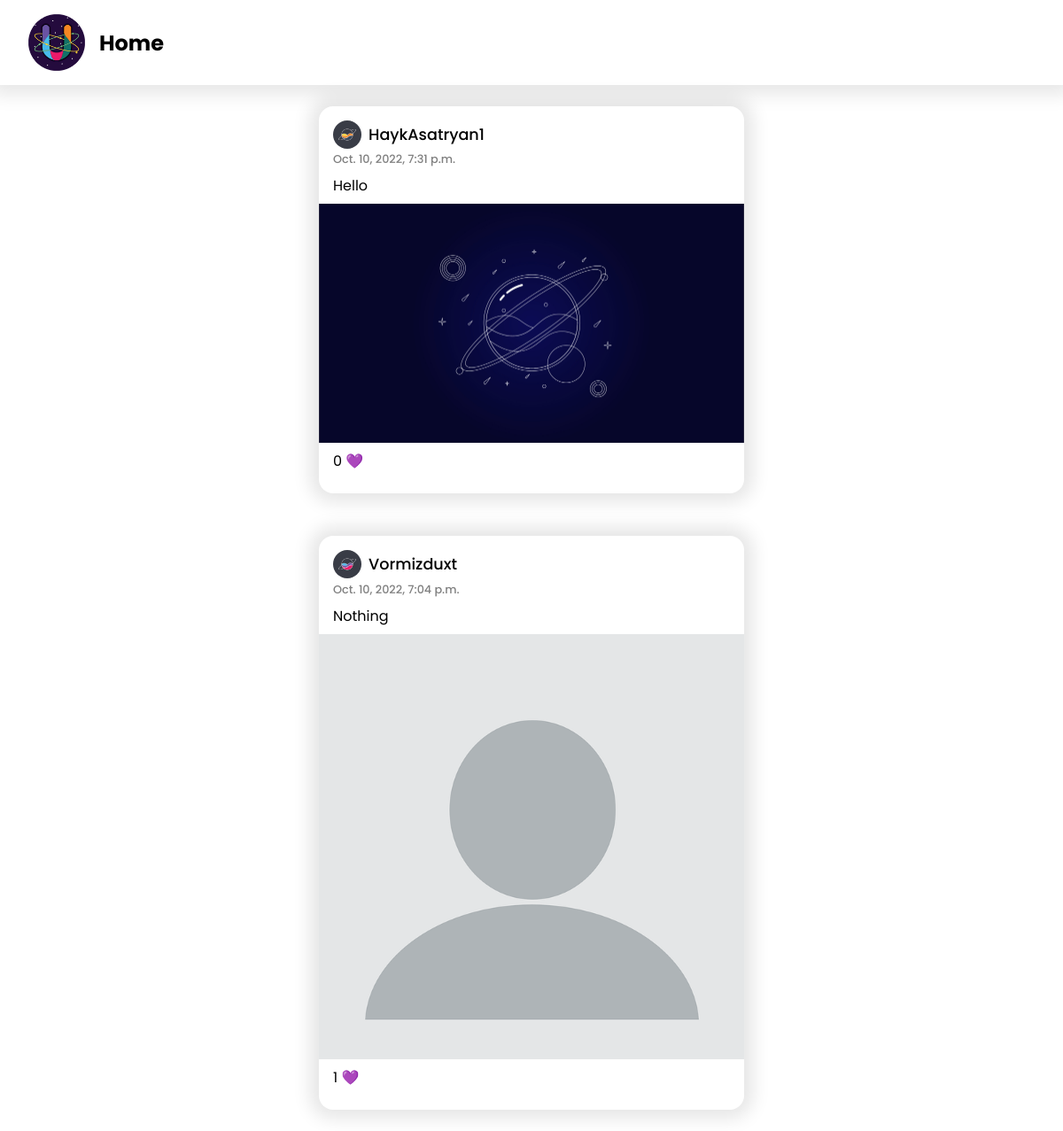
The page / on the database its author committed.
### universe_app/models.py (models this page shows, shortened)
class Post(models.Model):
    profile = models.ForeignKey(Profile, on_delete=models.CASCADE)
    username = models.CharField(max_length=30)
    image = models.ImageField(upload_to=_upload_path)
    text = models.TextField()
    date_posted = models.DateTimeField(default = datetime.now())
    likes_count = models.PositiveIntegerField(default=0)

class Profile(models.Model):
    user = models.OneToOneField(User, on_delete=models.CASCADE)
    posts = models.IntegerField(default=1)
    first_name = models.CharField(max_length=50)
    last_name = models.CharField(max_length=50)
    username = models.CharField(max_length=30)
    email = models.EmailField()
    verification_code = models.CharField(max_length=254)
    image = models.ImageField(default='/profile_pics/default/default.jpg', upload_to='profile_pics/default')

### universe_app/views.py (the view)
# urls.py: path('', homePage),
def homePage(request):
    posts = list(Post.objects.all())
    random.shuffle(posts)
    context = {
        "posts": posts
    }
    if request.COOKIES.get("current_user"):
        current_user = request.COOKIES.get("current_user")
        user = Profile.objects.get(username = current_user)
        context["user"] = user
        context["exists"] = True
    return render(request, "home.html", context)

### templates/home.html (shortened to what this page needs)
{% load static %}
<html lang="en">
<head>
    <link rel="stylesheet" href="{% static 'home/css/style.css' %}">
    <link rel="stylesheet" href="{% static 'home/css/material-design-iconic-font.min.css' %}">
</head>
<body>
    <header class="header">
        <div class="header__logo">
            <a href="/home">
                <img src="{% static 'global/logo.png' %}" alt="">
            </a>
            <h2>Home</h2>
        </div>
    </header>
    <section class="posts">
        {% for x in posts %}
        <form class="post" method="POST" enctype="multipart/form-data" action="profile/{{ x.profile.username }}/like" id="postForm">
            <div class="post-info">
                <div class="post-info__profile">
                    <div class="post-info__profile__image">
                        <img src="/media/{{ x.profile.image }}" alt="">
                    </div>
                    <div class="post-info__profile__username">
                        <a href="/profile/{{ x.profile.username }}">
                            {{ x.profile.username }}
                        </a>
                    </div>
                </div>
                <div class="post-info__date">
                    {{ x.date_posted }}
                </div>
            </div>
            <div class="post-body">
                <div class="post-body__text">
                    {{ x.text }}
                </div>
                {% if x.image %}
                    <div class="post-body__image">
                        <img src="/media/{{x.image}}" alt="">
                    </div>
                {% endif %}
            </div>
            <div class="post-control">
                <div class="post-control__like">
                    <input type="submit" class="like-btn" name="likes_count" value="{{x.likes_count}} 💜"
                        readonly="readonly">
                </div>
            </div>
        </form>
        {% endfor %}
    </section>
</body>
</html>

### static/home/css/style.css (style rules this page uses)
* { margin: 0; padding: 0; box-sizing: border-box; font-family: "Poppins", sans-serif; }
body { width: 100vw; overflow-x: hidden; }
.header { width: 100%; height: 6rem; position: relative; display: flex; align-items: center; justify-content: space-between; padding: 0 2rem; background: #ffffff; box-shadow: 0 0 20px 10px rgba(0, 0, 0, 0.1); }
.header__logo { width: auto; height: 4rem; position: relative; display: flex; align-items: center; justify-content: space-between; }
.header__logo img { height: 100%; margin-right: 1rem; }
.header__logo img { height: 100%; }
a { text-decoration: none; color: inherit; font-weight: inherit; font-size: inherit; }
.posts { width: 100%; display: flex; flex-flow: column-reverse; align-items: center; }
.post { width: 30rem; margin: 1.5rem 0; position: relative; background: #fff; padding: 1rem 0; box-shadow: 0 0 20px 10px rgba(0, 0, 0, 0.1); border-radius: 1rem; }
.post-info { width: 100%; height: auto; position: relative; margin: 0 1rem; }
.post-info__profile { position: relative; display: flex; align-items: center; width: auto; }
.post-info__profile__image { width: 2rem; height: 2rem; position: relative; border-radius: 50%; overflow: hidden; }
.post-info__profile__image img { width: 100%; }
.post-info__profile__username { font-size: 1.1rem; font-weight: 500; margin-left: 0.5rem; }
.post-info__date { font-size: 0.8rem; color: rgba(0, 0, 0, 0.5); font-weight: 500; margin-top: 0.2rem; }
.post-body { width: 100%; position: relative; display: flex; flex-flow: column; height: auto; }
.post-body__text { font-weight: 400; font-size: 1rem; word-break: break-all; padding: 0.5rem 1rem; }
.post-body__image { width: 100%; height: auto; position: relative; }
.post-body__image img { width: 100%; }
.post-control { margin: 0.5rem 1rem; }
.like-btn { font-size: 1rem; cursor: pointer; border: none; outline: none; background: none; }

### rows shown on the page
Post: profile.image (picture), profile.username "Vormizduxt", date_posted "Oct. 10, 2022, 7:04 p.m.", text "Nothing", image (placeholder picture), likes_count "1 💜"
Post: profile.image (picture), profile.username "HaykAsatryan1", date_posted "Oct. 10, 2022, 7:31 p.m.", text "Hello", image (picture), likes_count "0 💜"
